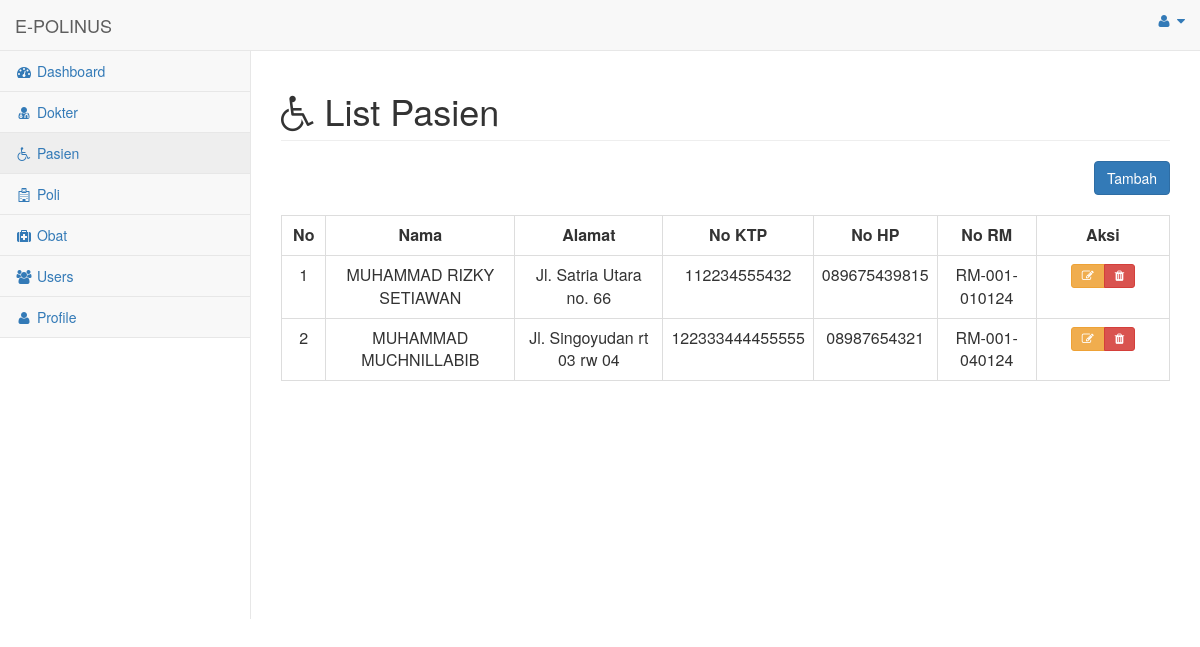
Screenshot of /menu/menu_pasien.php (signed in) with the database file from the repository.
### tables this page shows
CREATE TABLE `pasien` (
  `id` int(11) UNSIGNED NOT NULL,
  `nama` varchar(255) NOT NULL,
  `alamat` varchar(255) NOT NULL,
  `no_ktp` varchar(255) NOT NULL,
  `no_hp` varchar(255) NOT NULL,
  `no_rm` varchar(255) NOT NULL
);

### menu/menu_pasien.php (the view, shortened to what this page needs)
<html>
<head>
    <link href="../vendor/bootstrap/css/bootstrap.min.css" rel="stylesheet">
    <link href="../vendor/metisMenu/metisMenu.min.css" rel="stylesheet">
    <link href="../dist/css/sb-admin-2.css" rel="stylesheet">
    <link href="../vendor/morrisjs/morris.css" rel="stylesheet">
    <link href="../vendor/font-awesome/css/font-awesome.min.css" rel="stylesheet" type="text/css">
    <link href="../vendor/datatables-plugins/dataTables.bootstrap.css" rel="stylesheet">
    <link href="../vendor/datatables-responsive/dataTables.responsive.css" rel="stylesheet">
    <link rel="stylesheet" href="https://maxcdn.bootstrapcdn.com/bootstrap/3.4.1/css/bootstrap.min.css">
</head>
<body>
<div id="wrapper">
        <nav class="navbar navbar-default navbar-static-top" role="navigation" style="margin-bottom: 0">
            <div class="navbar-header">
                <a class="navbar-brand" >E-POLINUS</a>
            </div>
            <ul class="nav navbar-top-links navbar-right">
                <li class="dropdown">
                    <a class="dropdown-toggle" data-toggle="dropdown" href="#">
                        <i class="fa fa-user fa-fw"></i> <i class="fa fa-caret-down"></i>
                    </a>
                </li>
            </ul>
            <div class="navbar-default sidebar" role="navigation">
                <div class="sidebar-nav navbar-collapse">
                    <ul class="nav" id="side-menu">
                    <li>
                            <a href="../halaman_admin.php"><i class="fa fa-dashboard fa-fw"></i> Dashboard</a>
                        </li>
                        <li>
                            <a href="menu_dokter.php"><i class="fa fa-user-md fa-fw"></i> Dokter</a>
                        </li>
                        <li>
                            <a href="menu_pasien.php"><i class="fa fa fa-wheelchair fa-fw"></i> Pasien</a>
                        </li>
                        <li>
                            <a href="menu_poli.php"><i class="fa fa fa-hospital-o fa-fw"></i> Poli</a>
                        </li>
                        <li>
                            <a href="menu_obat.php"><i class="fa fa fa-medkit fa-fw"></i> Obat</a>
                        </li>
                        <li>
                            <a href="menu_users.php"><i class="fa fa-users fa-fw"></i> Users</a>
                        </li>
                        <li>
                            <a href="menu_profile.php"><i class="fa fa-user fa-fw"></i> Profile</a>
                        </li>
                    </ul>
                </div>
            </div>
        </nav>
<div id="page-wrapper">
            <div class="row">
                <div class="col-lg-12">
                    <h1 class="page-header"><i class="fa fa-wheelchair"></i> List Pasien</h1>
                </div>
                <div class="col-lg-12">
                <div style='float: right;' >
                          <button type="button" class="btn btn-primary btn-icon-split" data-toggle="modal" data-target="#myModal">Tambah</button>
	            </div>
	            </div>
            </div>
            <br>
            <div class="card-body">
                <div class="table-responsive">
                    <table class="table table-bordered" id="dataTable" width="100%" cellspacing="0">
                    <tr align="center" style="font-weight:bold">
                    <td width="5%">No</td>
                    <td>Nama</td>
                    <td>Alamat</td>
                    <td>No KTP</td>
                    <td>No HP</td>
                    <td>No RM</td>
                    <td width="15%">Aksi</td>
                    </tr>
                    <?php
                        include '../koneksi.php';
                        $no = 1;
                        $query = "SELECT * FROM pasien";
                        $result = mysqli_query($koneksi, $query);
                        while ($row = mysqli_fetch_array($result)) :
                            ?>
                                    <tr align="center">
                                    <td><?= $no++ ?></td>
                                    <td><?= $row['nama'] ?></td>
                                    <td><?= $row['alamat'] ?></td>
                                    <td><?= $row['no_ktp'] ?></td>
                                    <td><?= $row['no_hp'] ?></td>
                                    <td><?= $row['no_rm'] ?></td>
                                    <td>
                                        <div class="btn-group" role="group">
                                        <a title="Edit Data" type="button" class="btn btn-sm btn-warning" data-toggle="modal" data-target="#modalEdit<?=$no?>"><i class="fa fa-edit"></i></a>
                                        <a title="Hapus Data" type="button" class="btn btn-sm btn-danger" data-toggle="modal" data-target="#modalHapus<?=$no?>" ><i class="fa fa-trash"></i></a>
                                        </div>
                                    </td>
                                    </tr>
                                    <?php endwhile; ?>
                    </table>
                </div>
            </div>
</div>
</div>
</body>
</html>

### rows the page displays
pasien: nama "MUHAMMAD RIZKY SETIAWAN", alamat "Jl. Satria Utara no. 66", no_ktp "112234555432", no_hp "089675439815", no_rm "RM-001-010124"
pasien: nama "MUHAMMAD MUCHNILLABIB", alamat "Jl. Singoyudan rt 03 rw 04", no_ktp "122333444455555", no_hp "08987654321", no_rm "RM-001-040124"
